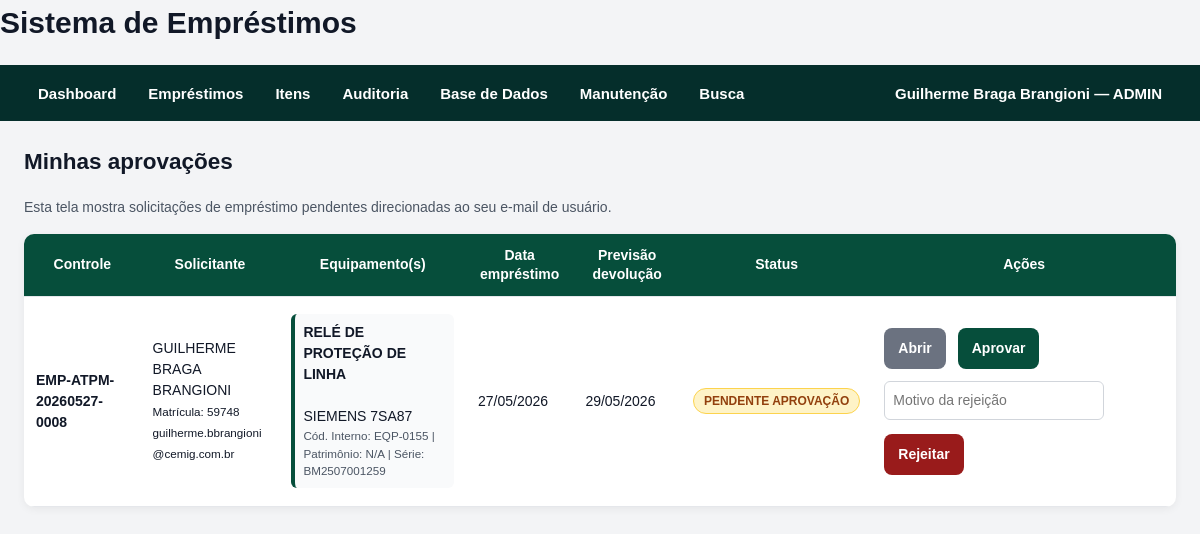
Page /aprovacoes/ (signed in) on the earlier database version.
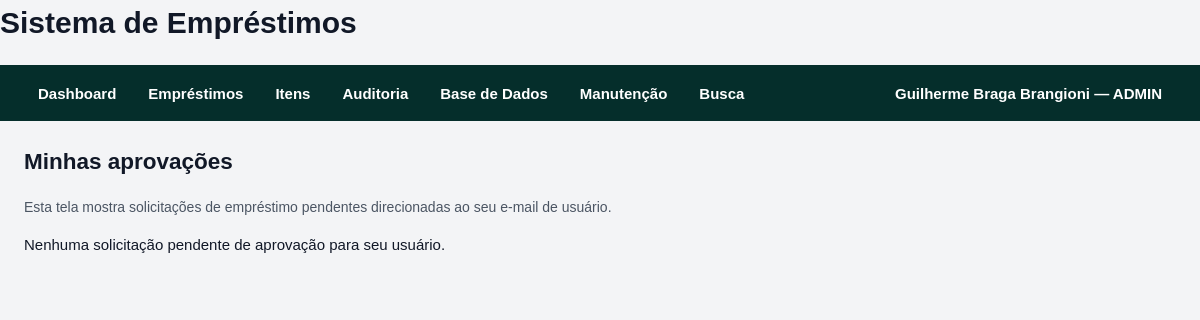
Same page on the later database version.
### models/loan.py (models this page shows)
class Loan(db.Model):
    __tablename__ = "loans"
    id = db.Column(db.Integer, primary_key=True)
    numero_controle = db.Column(db.String(100), unique=True, index=True)
    user_id = db.Column(db.Integer, db.ForeignKey("users.id"), nullable=False)
    approver_id = db.Column(db.Integer, db.ForeignKey("approvers.id"), nullable=False)
    responsavel_entrega_nome = db.Column(db.String(255), nullable=False)
    responsavel_entrega_matricula = db.Column(db.String(100))
    responsavel_entrega_email = db.Column(db.String(255))
    status = db.Column(db.String(100), default="PENDENTE_APROVACAO", index=True)
    data_emprestimo = db.Column(db.DateTime)
    data_prevista_devolucao = db.Column(db.DateTime)
    data_real_devolucao = db.Column(db.DateTime)
    local_utilizacao = db.Column(db.String(255))
    aprovado = db.Column(db.Boolean, default=False)
    aprovado_em = db.Column(db.DateTime)
    rejeitado_em = db.Column(db.DateTime)
    motivo_rejeicao = db.Column(db.Text)
    approval_token = db.Column(db.Text)
    observacoes = db.Column(db.Text)
    notification_fixed_emails = db.Column(db.Text)      # E-mails fixos lidos do arquivo no momento da criação
    notification_extra_emails = db.Column(db.Text)      # E-mails adicionais digitados no momento do empréstimo
    notification_all_emails = db.Column(db.Text)        # União de Fixos + adicionais, preservada para auditoria
    created_at = db.Column(db.DateTime, default=datetime.utcnow)
    updated_at = db.Column(
        db.DateTime,
        default=datetime.utcnow,
        onupdate=datetime.utcnow,
    )
    user = db.relationship("User", back_populates="loans")
    approver = db.relationship("Approver", back_populates="loans")
    items = db.relationship(
        "LoanItem",
        back_populates="loan",
        lazy=True,
        cascade="all, delete-orphan",
    )
    renewals = db.relationship(
        "Renewal",
        back_populates="loan",
        lazy=True,
        cascade="all, delete-orphan",
    )

### models/user.py (models this page shows)
class User(db.Model):
    __tablename__ = "users"
    id = db.Column(db.Integer, primary_key=True)
    nome = db.Column(db.String(255), nullable=False)
    matricula = db.Column(db.String(100), nullable=False, index=True)
    email = db.Column(db.String(255), nullable=False)
    telefone = db.Column(db.String(100))
    gerencia = db.Column(db.String(255))
    regional = db.Column(db.String(255))
    equipe = db.Column(db.String(255))
    created_at = db.Column(db.DateTime, default=datetime.utcnow)
    loans = db.relationship("Loan", back_populates="user")

### models/loan_item.py (models this page shows)
class LoanItem(db.Model):
    __tablename__ = "loan_items"
    id = db.Column(db.Integer, primary_key=True)
    loan_id = db.Column(db.Integer, db.ForeignKey("loans.id"), nullable=False)
    equipment_id = db.Column(db.Integer, db.ForeignKey("equipments.id"))
    consumable_id = db.Column(db.Integer, db.ForeignKey("consumables.id"))
    tipo_item = db.Column(db.String(100), nullable=False)
    quantidade = db.Column(db.Integer, default=1)
    quantidade_devolvida = db.Column(db.Integer, default=0)
    status = db.Column(db.String(100), default="EMPRESTADO")
    devolvido_em = db.Column(db.DateTime)
    devolvido_por = db.Column(db.String(255))
    image_path = db.Column(db.String(500))
    image_original_filename = db.Column(db.String(255))
    observacoes = db.Column(db.Text)
    created_at = db.Column(db.DateTime, default=datetime.utcnow)
    loan = db.relationship("Loan", back_populates="items")
    equipment = db.relationship("Equipment", back_populates="loan_items")
    consumable = db.relationship("Consumable", back_populates="loan_items")

### models/equipment.py (models this page shows)
class Equipment(db.Model):
    __tablename__ = "equipments"
    id = db.Column(db.Integer, primary_key=True)
    codigo_interno = db.Column(db.String(100), unique=True, index=True)
    nome = db.Column(db.String(255), nullable=False)
    nome_normalizado = db.Column(db.String(255), nullable=False, index=True)
    fabricante = db.Column(db.String(255))
    modelo = db.Column(db.String(255))
    tipo_equipamento = db.Column(db.String(255))
    patrimonio = db.Column(db.String(255), index=True)
    codigo_equipamento = db.Column(db.String(255), index=True)
    serial = db.Column(db.String(255), index=True)
    categoria = db.Column(db.String(255))
    status = db.Column(db.String(50), default="DISPONIVEL", index=True)
    status_planilha = db.Column(db.String(255))
    regional = db.Column(db.String(255))
    data_inventario = db.Column(db.DateTime)
    local_armazenagem = db.Column(db.String(255))
    subestacao_origem = db.Column(db.String(255))
    emprestado_para_planilha = db.Column(db.String(255))
    data_emprestimo_planilha = db.Column(db.DateTime)
    validado = db.Column(db.Boolean, default=False)
    observacoes = db.Column(db.Text)
    created_at = db.Column(db.DateTime, default=datetime.utcnow)
    updated_at = db.Column(
        db.DateTime,
        default=datetime.utcnow,
        onupdate=datetime.utcnow,
    )
    loan_items = db.relationship("LoanItem", back_populates="equipment")

### routes/approval_routes.py (the view)
@approval_bp.route("/")
def my_approvals():
    loans = ApprovalService.get_pending_approvals_for_current_user()
    return render_template(
        "my_approvals.html",
        loans=loans,
    )

### services/approval_service.py (called while the page is built, shortened)
    @staticmethod
    def get_pending_approvals_for_current_user():
        current_user = AuthService.get_current_user()
        if not current_user:
            return []
        query = (
            Loan.query
            .options(*loan_full_options())
            .join(Approver, Loan.approver_id == Approver.id)
            .filter(Loan.status == LoanStatus.PENDENTE_APROVACAO.value)
        )
        if current_user.role == UserRole.ADMIN.value:
            return query.order_by(Loan.created_at.desc()).all()

    @staticmethod
    def count_pending_for_current_user() -> int:
        current_user = AuthService.get_current_user()
        if not current_user:
            return 0
        query = (
            Loan.query
            .join(Approver, Loan.approver_id == Approver.id)
            .filter(Loan.status == LoanStatus.PENDENTE_APROVACAO.value)
        )
        if current_user.role == UserRole.ADMIN.value:
            return query.count()

### services/auth_service.py (called while the page is built)
    @staticmethod
    def count_users() -> int:
        return SystemUser.query.count()

### utils/status_ui.py (called while the page is built)
def normalize_status(status: str) -> str:
    return str(status or "").strip().upper()

### templates/my_approvals.html
{% extends "base.html" %}
{% block content %}
<h2>Minhas aprovações</h2>
<p class="hint">
    Esta tela mostra solicitações de empréstimo pendentes direcionadas ao seu e-mail de usuário.
</p>
{% if loans %}
<table>
    <thead>
        <tr>
            <th>Controle</th>
            <th>Solicitante</th>
            <th>Equipamento(s)</th>
            <th>Data empréstimo</th>
            <th>Previsão devolução</th>
            <th>Status</th>
            <th>Ações</th>
        </tr>
    </thead>
    <tbody>
        {% for loan in loans %}
        <tr>
            <td>
                <strong>{{ loan.numero_controle }}</strong>
            </td>
            <td>
                {{ loan.user.nome if loan.user else "-" }}
                <br>
                <small>
                    Matrícula:
                    {{ loan.user.matricula if loan.user else "-" }}
                </small>
                <br>
                <small>
                    {{ loan.user.email if loan.user else "-" }}
                </small>
            </td>
            <td>
                {% for item in loan.items %}
                    {% if item.equipment %}
                        <div class="loan-equipment-summary">
                            <strong>
                                {{ item.equipment.tipo_equipamento or "EQUIPAMENTO" }}
                            </strong>
                            <br>
                            {{ item.equipment.fabricante or "-" }}
                            {{ item.equipment.modelo or "-" }}
                            <br>
                            <small>
                                Cód. Interno:
                                {{ item.equipment.codigo_interno or "-" }}
                                |
                                Patrimônio:
                                {{ item.equipment.patrimonio or "-" }}
                                |
                                Série:
                                {{ item.equipment.serial or "-" }}
                            </small>
                        </div>
                    {% endif %}
                {% endfor %}
            </td>
            <td>
                {{ loan.data_emprestimo.strftime("%d/%m/%Y") if loan.data_emprestimo else "-" }}
            </td>
            <td>
                {{ loan.data_prevista_devolucao.strftime("%d/%m/%Y") if loan.data_prevista_devolucao else "-" }}
            </td>
            <td>
                <span class="status-badge {{ status_badge_class(loan.status) }}">
                    {{ format_status_label(loan.status) }}
                </span>
            </td>
            <td>
                <div class="actions">
                    <a
                        class="button secondary"
                        href="{{ url_for('loan_bp.loan_detail', loan_id=loan.id) }}"
                    >
                        Abrir
                    </a>
                    <form
                        method="post"
                        action="{{ url_for('approval_bp.approve_loan', loan_id=loan.id) }}"
                        onsubmit="return confirm('Confirmar aprovação do empréstimo {{ loan.numero_controle }}?');"
                    >
                        <button type="submit">
                            Aprovar
                        </button>
                    </form>
                    <form
                        method="post"
                        action="{{ url_for('approval_bp.reject_loan', loan_id=loan.id) }}"
                        onsubmit="return confirm('Confirmar rejeição do empréstimo {{ loan.numero_controle }}?');"
                    >
                        <input
                            type="text"
                            name="reason"
                            placeholder="Motivo da rejeição"
                            required
                        >
                        <button type="submit" class="danger-button">
                            Rejeitar
                        </button>
                    </form>
                </div>
            </td>
        </tr>
        {% endfor %}
    </tbody>
</table>
{% else %}
<p>Nenhuma solicitação pendente de aprovação para seu usuário.</p>
{% endif %}
{% endblock %}

Differences in the rows shown:
no longer on this page (row edited): Loan: numero_controle "EMP-ATPM-20260527-0008", user "GUILHERME BRAGA BRANGIONI", user "59748", user "guilherme.bbrangioni@cemig.com.br", data_emprestimo "27/05/2026", data_prevista_devolucao "29/05/2026", status "PENDENTE APROVAÇÃO"
no longer on this page (row edited): LoanItem: equipment "RELÉ DE PROTEÇÃO DE LINHA", equipment "SIEMENS", equipment "7SA87", equipment "EQP-0155", equipment "N/A", equipment "BM2507001259"
Other differences:
text no longer shown: "Controle Solicitante Equipamento(s) Data empréstimo Previsão devolução Status Ações"
text now shown: "Nenhuma solicitação pendente de aprovação para seu usuário."
